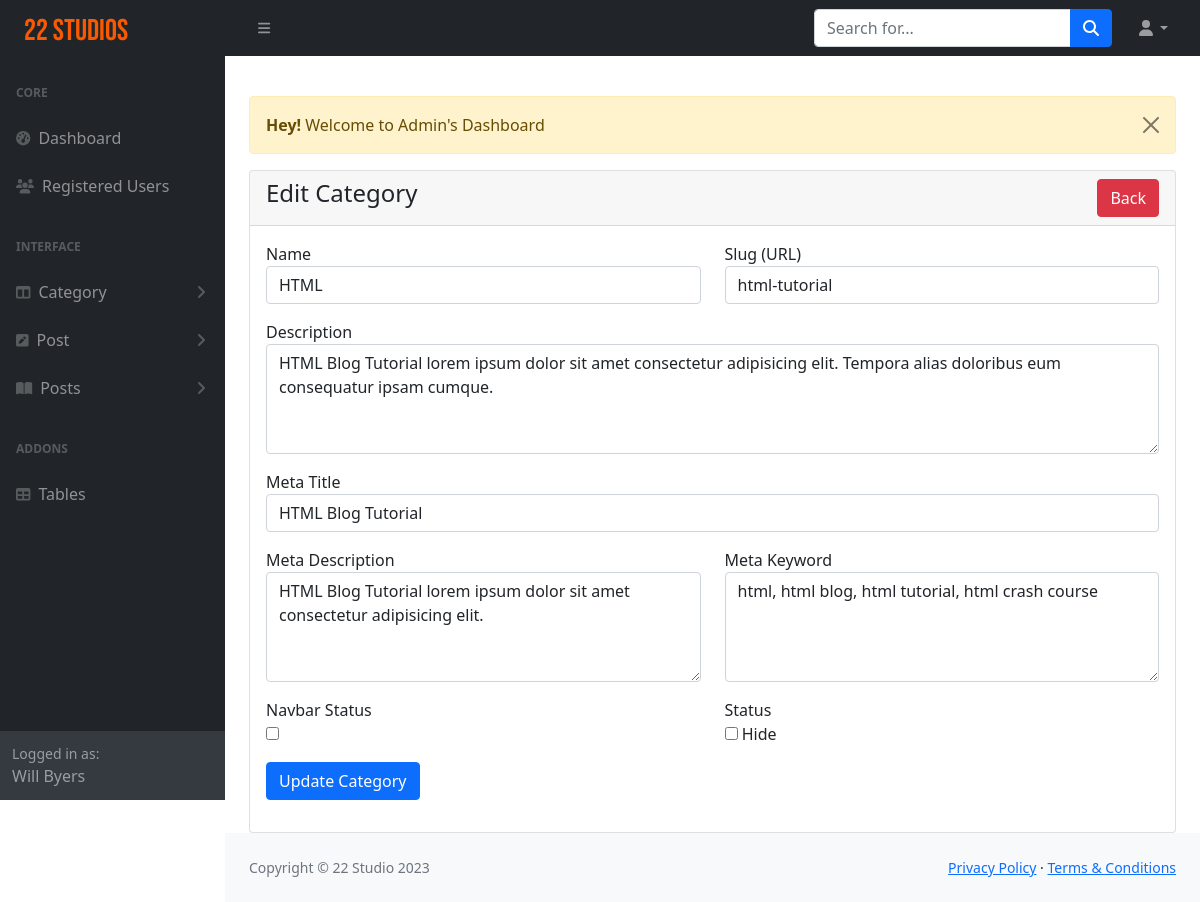
Page /admin/category-edit.php?id=1 (signed in) on the committed database.
### tables this page shows
CREATE TABLE `categories` (
  `id` int(11) NOT NULL,
  `name` varchar(191) NOT NULL,
  `slug` varchar(191) NOT NULL,
  `description` text DEFAULT NULL,
  `meta_title` varchar(200) NOT NULL,
  `meta_description` mediumtext DEFAULT NULL,
  `meta_keyword` mediumtext DEFAULT NULL,
  `navbar_status` tinyint(4) DEFAULT 0,
  `status` tinyint(4) DEFAULT 0 COMMENT '0=visible,1=hidden,2=deleted',
  `created_at` timestamp NULL DEFAULT current_timestamp()
);

### admin/category-edit.php (the view, shortened to what this page needs)
<?php
include('includes/header.php');
?>
<div class="container-fluid px-4">
    <div class="row mt-4">
        <div class="col-md-12">
            <?php include('../message.php'); ?>
            <div class="card">
                <div class="card-header">
                    <h4>Edit Category
                        <a href="category-view.php" class="btn btn-danger float-end">Back</a>
                    </h4>
                </div>
                <div class="card-body">
                    <?php
                    if (isset($_GET['id'])) {
                        $category_id = $_GET['id'];
                        $category_edit = "SELECT * FROM categories WHERE id='$category_id' LIMIT 1";
                        $category_edit_run = mysqli_query($con, $category_edit);
                        if (mysqli_num_rows($category_edit_run) > 0) {
                            $row = mysqli_fetch_array($category_edit_run);
                    ?>
                            <form action="code.php" method="post">
                                <div class="row">
                                    <div class="col-md-6 mb-3">
                                        <label>Name</label>
                                        <input type="text" name="name" value="<?= $row['name']; ?>" class="form-control" required>
                                    </div>
                                    <div class="col-md-6 mb-3">
                                        <label>Slug (URL)</label>
                                        <input type="text" name="slug" value="<?= $row['slug']; ?>" class="form-control" required>
                                    </div>
                                    <div class="col-md-12 mb-3">
                                        <label>Description</label>
                                        <textarea name="description" class="form-control" required rows="4"><?= $row['description']; ?></textarea>
                                    </div>
                                    <div class="col-md-12 mb-3">
                                        <label>Meta Title</label>
                                        <input type="text" name="meta_title" value="<?= $row['meta_title']; ?>" max="191" class="form-control" required>
                                    </div>
                                    <div class="col-md-6 mb-3">
                                        <label>Meta Description</label>
                                        <textarea name="meta_description" class="form-control" required rows="4"><?= $row['meta_description']; ?></textarea>
                                    </div>
                                    <div class="col-md-6 mb-3">
                                        <label>Meta Keyword</label> <br />
                                        <textarea name="meta_keyword" class="form-control" required rows="4"><?= $row['meta_keyword']; ?></textarea>
                                    </div>
                                    <div class="col-md-6 mb-3">
                                        <label>Navbar Status</label> <br />
                                        <input type="checkbox" name="navbar_status" <?= $row['navbar_status'] == '1' ? 'checked' : '' ?> width="70px" height="70px">
                                    </div>
                                    <div class="col-md-6 mb-3">
                                        <label>Status</label> <br />
                                        <input type="checkbox" name="status" <?= $row['status'] == '1' ? 'checked' : '' ?> width="70px" height="70px"> Hide
                                    </div>
                                    <div class="col-md-12 mb-3">
                                        <button type="submit" class="btn btn-primary" name="category_update">Update
                                            Category</button>
                                    </div>
                                </div>
                            </form>
                        <?php
                        } else {
                        ?>
                            <h4>No Category Found</h4>
                    <?php
                        }
                    }
                    ?>
                </div>
            </div>
        </div>
    </div>
</div>
<?php
include('includes/footer.php');
include('includes/scripts.php');
?>

### rows in the picture
categories: name "HTML", slug "html-tutorial", description "HTML Blog Tutorial lorem ipsum dolor sit amet consectetur adipisicing elit. Tempora alias doloribus eum consequatur ipsam cumque.", meta_title "HTML Blog Tutorial", meta_description "HTML Blog Tutorial lorem ipsum dolor sit amet consectetur adipisicing elit.", meta_keyword "html, html blog, html tutorial, html crash course"

### other values in the picture
$_SESSION['auth_user']['user_name'] "Will Byers"
$_SESSION['message'] "Welcome to Admin's Dashboard"
